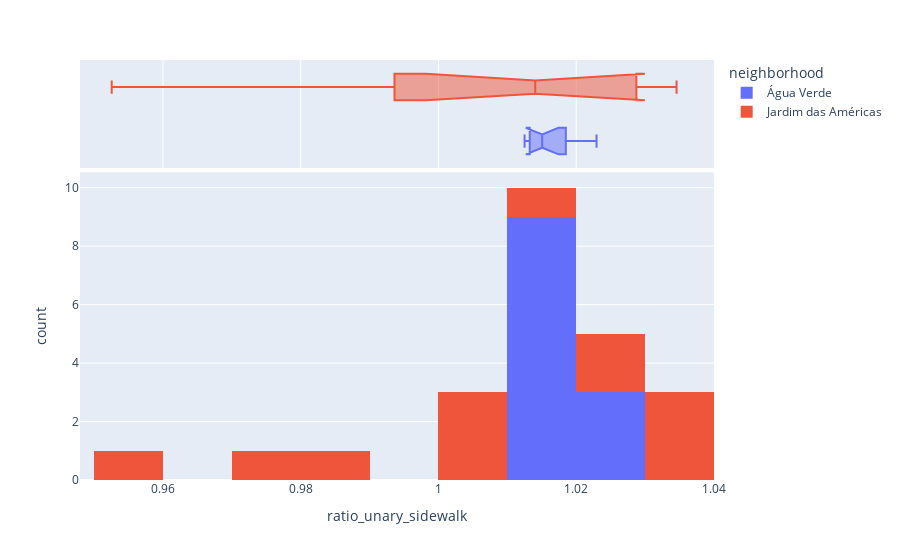

The code cell stored with this chart in its notebook:
### Code cell
px.histogram(gdf, 
             x='ratio_unary_sidewalk', 
            #  y="tip", 
             color="neighborhood",
                   marginal="box", # or violin, rug
                #    hover_data=df.columns
                # range_x=(0,30),
                width = 900,
                nbins=10,
                   )

### Figure 1 — Plotly figure (JSON) as saved in the notebook; plotly's stock layout.template omitted (floating-point values rounded to 4 significant figures)
{"data": [{"alignmentgroup": "True", "bingroup": "x", "hovertemplate": "neighborhood=Água Verde<br>ratio_unary_sidewalk=%{x}<br>count=%{y}<extra></extra>", "legendgroup": "Água Verde", "marker": {"color": "#636efa", "pattern": {"shape": ""}}, "name": "Água Verde", "nbinsx": 10, "offsetgroup": "Água Verde", "orientation": "v", "showlegend": true, "type": "histogram", "x": [1.02, 1.017, 1.013, 1.015, 1.015, 1.016, 1.014, 1.022, 1.023, 1.013, 1.013, 1.012], "xaxis": "x", "yaxis": "y"}, {"alignmentgroup": "True", "hovertemplate": "neighborhood=Água Verde<br>ratio_unary_sidewalk=%{x}<extra></extra>", "legendgroup": "Água Verde", "marker": {"color": "#636efa"}, "name": "Água Verde", "notched": true, "offsetgroup": "Água Verde", "showlegend": false, "type": "box", "x": [1.02, 1.017, 1.013, 1.015, 1.015, 1.016, 1.014, 1.022, 1.023, 1.013, 1.013, 1.012], "xaxis": "x2", "yaxis": "y2"}, {"alignmentgroup": "True", "bingroup": "x", "hovertemplate": "neighborhood=Jardim das Américas<br>ratio_unary_sidewalk=%{x}<br>count=%{y}<extra></extra>", "legendgroup": "Jardim das Américas", "marker": {"color": "#EF553B", "pattern": {"shape": ""}}, "name": "Jardim das Américas", "nbinsx": 10, "offsetgroup": "Jardim das Américas", "orientation": "v", "showlegend": true, "type": "histogram", "x": [0.9526, 0.97, 1.009, 1.005, 1.033, 1.019, 1.032, 1.023, 1.026, 0.9823, 1.006, 1.035], "xaxis": "x", "yaxis": "y"}, {"alignmentgroup": "True", "hovertemplate": "neighborhood=Jardim das Américas<br>ratio_unary_sidewalk=%{x}<extra></extra>", "legendgroup": "Jardim das Américas", "marker": {"color": "#EF553B"}, "name": "Jardim das Américas", "notched": true, "offsetgroup": "Jardim das Américas", "showlegend": false, "type": "box", "x": [0.9526, 0.97, 1.009, 1.005, 1.033, 1.019, 1.032, 1.023, 1.026, 0.9823, 1.006, 1.035], "xaxis": "x2", "yaxis": "y2"}], "layout": {"barmode": "relative", "legend": {"title": {"text": "neighborhood"}, "tracegroupgap": 0}, "margin": {"t": 60}, "width": 900, "xaxis": {"anchor": "y", "domain": [0, 1], "title": {"text": "ratio_unary_sidewalk"}}, "xaxis2": {"anchor": "y2", "domain": [0, 1], "matches": "x", "showgrid": true, "showticklabels": false}, "yaxis": {"anchor": "x", "domain": [0, 0.7326], "title": {"text": "count"}}, "yaxis2": {"anchor": "x2", "domain": [0.7426, 1], "matches": "y2", "showgrid": false, "showline": false, "showticklabels": false, "ticks": ""}}}
